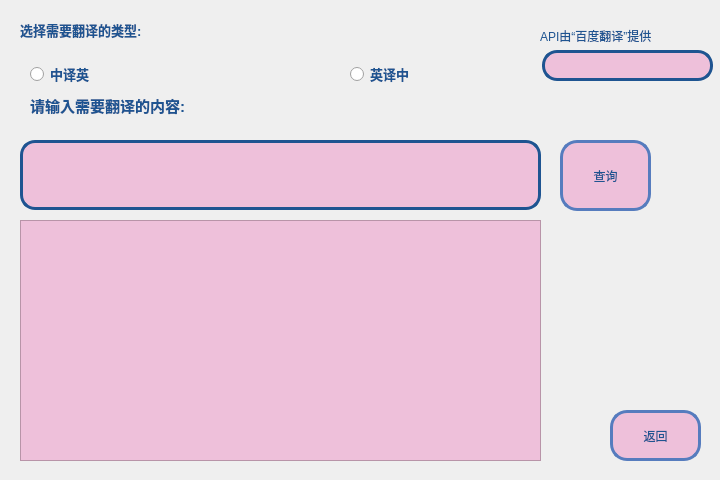
<?xml version="1.0" encoding="UTF-8"?>
<ui version="4.0">
 <class>Widget</class>
 <widget class="QWidget" name="Widget">
  <property name="geometry">
   <rect>
    <x>0</x>
    <y>0</y>
    <width>720</width>
    <height>480</height>
   </rect>
  </property>
  <property name="minimumSize">
   <size>
    <width>720</width>
    <height>480</height>
   </size>
  </property>
  <property name="maximumSize">
   <size>
    <width>720</width>
    <height>480</height>
   </size>
  </property>
  <property name="windowTitle">
   <string>中英互译</string>
  </property>
  <property name="styleSheet">
   <string notr="true">#Widget{border-image: url(:/Yosemite-Color-Block.png);}</string>
  </property>
  <widget class="QPushButton" name="query_Button">
   <property name="geometry">
    <rect>
     <x>560</x>
     <y>140</y>
     <width>91</width>
     <height>71</height>
    </rect>
   </property>
   <property name="minimumSize">
    <size>
     <width>20</width>
     <height>40</height>
    </size>
   </property>
   <property name="styleSheet">
    <string notr="true">/**正常情况下样式**/
QPushButton{
	font: 15pt &quot;微软雅黑&quot;;
    color: #1e5491;
    background-color: #eec0da;
    border-color: #567cbe;
    border-radius: 17px;
    border-style: solid;
    border-width: 3px;
    padding: 5px;
}

/**鼠标停留在按钮上的样式**/
QPushButton::hover{	
    color: #1e5491;
    background-color: #c0a1cc;
    border-color: #567cbe;
}

/**鼠标按压下去的样式**/
QPushButton::pressed,QPushButton::checked{
    color: #eddfed;
    background-color: #1c58a3;
}

/**按钮失能情况下样式**/
QPushButton::disabled{
    color: #FFFFFF;
    background-color: #dcdde1;
    border-color: #dcdde1;
}
</string>
   </property>
   <property name="text">
    <string>查询</string>
   </property>
  </widget>
  <widget class="QPushButton" name="but_back">
   <property name="geometry">
    <rect>
     <x>610</x>
     <y>410</y>
     <width>91</width>
     <height>51</height>
    </rect>
   </property>
   <property name="minimumSize">
    <size>
     <width>20</width>
     <height>40</height>
    </size>
   </property>
   <property name="styleSheet">
    <string notr="true">/**正常情况下样式**/
QPushButton{
	font: 15pt &quot;微软雅黑&quot;;
    color: #1e5491;
    background-color: #eec0da;
    border-color: #567cbe;
    border-radius: 17px;
    border-style: solid;
    border-width: 3px;
    padding: 5px;
}

/**鼠标停留在按钮上的样式**/
QPushButton::hover{	
    color: #1e5491;
    background-color: #c0a1cc;
    border-color: #567cbe;
}

/**鼠标按压下去的样式**/
QPushButton::pressed,QPushButton::checked{
    color: #eddfed;
    background-color: #1c58a3;
}

/**按钮失能情况下样式**/
QPushButton::disabled{
    color: #FFFFFF;
    background-color: #dcdde1;
    border-color: #dcdde1;
}
</string>
   </property>
   <property name="text">
    <string>返回</string>
   </property>
  </widget>
  <widget class="QLabel" name="label_3">
   <property name="geometry">
    <rect>
     <x>20</x>
     <y>20</y>
     <width>281</width>
     <height>20</height>
    </rect>
   </property>
   <property name="font">
    <font>
     <pointsize>10</pointsize>
     <weight>75</weight>
     <bold>true</bold>
    </font>
   </property>
   <property name="styleSheet">
    <string notr="true">color: rgb(30, 84, 145);</string>
   </property>
   <property name="text">
    <string>选择需要翻译的类型:</string>
   </property>
  </widget>
  <widget class="QLabel" name="label">
   <property name="geometry">
    <rect>
     <x>30</x>
     <y>90</y>
     <width>311</width>
     <height>31</height>
    </rect>
   </property>
   <property name="font">
    <font>
     <pointsize>11</pointsize>
     <weight>75</weight>
     <bold>true</bold>
    </font>
   </property>
   <property name="styleSheet">
    <string notr="true">color: rgb(30, 84, 145);</string>
   </property>
   <property name="text">
    <string>请输入需要翻译的内容:</string>
   </property>
  </widget>
  <widget class="QRadioButton" name="chinese_Button">
   <property name="geometry">
    <rect>
     <x>30</x>
     <y>60</y>
     <width>153</width>
     <height>28</height>
    </rect>
   </property>
   <property name="font">
    <font>
     <pointsize>10</pointsize>
     <weight>75</weight>
     <bold>true</bold>
    </font>
   </property>
   <property name="styleSheet">
    <string notr="true">color: rgb(30, 84, 145);</string>
   </property>
   <property name="text">
    <string>中译英</string>
   </property>
   <property name="checkable">
    <bool>true</bool>
   </property>
   <property name="checked">
    <bool>false</bool>
   </property>
  </widget>
  <widget class="QRadioButton" name="english_Button">
   <property name="geometry">
    <rect>
     <x>350</x>
     <y>60</y>
     <width>148</width>
     <height>28</height>
    </rect>
   </property>
   <property name="font">
    <font>
     <pointsize>10</pointsize>
     <weight>75</weight>
     <bold>true</bold>
    </font>
   </property>
   <property name="styleSheet">
    <string notr="true">color: rgb(30, 84, 145);</string>
   </property>
   <property name="text">
    <string>英译中</string>
   </property>
  </widget>
  <widget class="QLineEdit" name="text">
   <property name="geometry">
    <rect>
     <x>20</x>
     <y>140</y>
     <width>521</width>
     <height>70</height>
    </rect>
   </property>
   <property name="minimumSize">
    <size>
     <width>100</width>
     <height>70</height>
    </size>
   </property>
   <property name="font">
    <font>
     <pointsize>14</pointsize>
    </font>
   </property>
   <property name="styleSheet">
    <string notr="true">border: 3px solid rgb(30, 84, 145);/*设置边框的粗细，以及颜色*/
border-radius: 15px;/*设置圆角的大小*/
padding: 0 8px;/*如果没有内容光标在开始往后移动0.8像素点*/
background-color: rgb(238, 192, 218);
</string>
   </property>
  </widget>
  <widget class="QTextEdit" name="text_send">
   <property name="geometry">
    <rect>
     <x>20</x>
     <y>220</y>
     <width>521</width>
     <height>241</height>
    </rect>
   </property>
   <property name="minimumSize">
    <size>
     <width>100</width>
     <height>70</height>
    </size>
   </property>
   <property name="font">
    <font>
     <pointsize>14</pointsize>
     <weight>50</weight>
     <bold>false</bold>
    </font>
   </property>
   <property name="styleSheet">
    <string notr="true">background-color: rgb(238, 192, 218);
color: rgb(30, 84, 145);</string>
   </property>
   <property name="html">
    <string>&lt;!DOCTYPE HTML PUBLIC &quot;-//W3C//DTD HTML 4.0//EN&quot; &quot;http://www.w3.org/TR/REC-html40/strict.dtd&quot;&gt;
&lt;html&gt;&lt;head&gt;&lt;meta name=&quot;qrichtext&quot; content=&quot;1&quot; /&gt;&lt;style type=&quot;text/css&quot;&gt;
p, li { white-space: pre-wrap; }
&lt;/style&gt;&lt;/head&gt;&lt;body style=&quot; font-family:'SimSun'; font-size:14pt; font-weight:400; font-style:normal;&quot;&gt;
&lt;p align=&quot;right&quot; style=&quot;-qt-paragraph-type:empty; margin-top:0px; margin-bottom:0px; margin-left:0px; margin-right:0px; -qt-block-indent:0; text-indent:0px;&quot;&gt;&lt;br /&gt;&lt;/p&gt;&lt;/body&gt;&lt;/html&gt;</string>
   </property>
  </widget>
  <widget class="QLabel" name="label_2">
   <property name="geometry">
    <rect>
     <x>540</x>
     <y>10</y>
     <width>171</width>
     <height>51</height>
    </rect>
   </property>
   <property name="font">
    <font>
     <pointsize>9</pointsize>
     <weight>50</weight>
     <bold>false</bold>
    </font>
   </property>
   <property name="styleSheet">
    <string notr="true">color: rgb(30, 84, 145);</string>
   </property>
   <property name="text">
    <string>API由“百度翻译”提供</string>
   </property>
  </widget>
  <widget class="QLineEdit" name="tcp_lineEdit">
   <property name="geometry">
    <rect>
     <x>542</x>
     <y>50</y>
     <width>171</width>
     <height>31</height>
    </rect>
   </property>
   <property name="styleSheet">
    <string notr="true">border: 3px solid rgb(30, 84, 145);/*设置边框的粗细，以及颜色*/
border-radius: 15px;/*设置圆角的大小*/
padding: 0 8px;/*如果没有内容光标在开始往后移动0.8像素点*/
background-color: rgb(238, 192, 218);
color: rgb(30, 84, 145);</string>
   </property>
   <property name="alignment">
    <set>Qt::AlignCenter</set>
   </property>
  </widget>
 </widget>
 <layoutdefault spacing="6" margin="11"/>
 <resources/>
 <connections/>
</ui>
